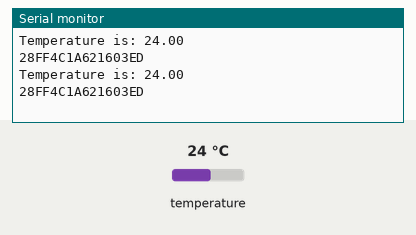
Simulated run of this program. Board: ESP8266 (Wemos D1 mini). Parts: the last lines printed to the serial monitor. The inputs (shaded band) are chosen by the test bench; at power-on: temperature 24 °C.

Above: at 3.3 s.
3.4 s: temperature set to 12 °C
At 5.1 s:
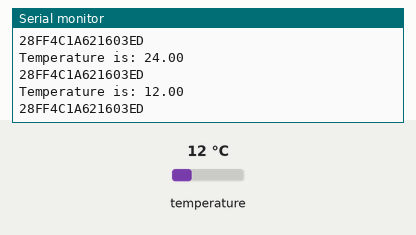
5.9 s: temperature set to 19 °C
At 6.9 s:
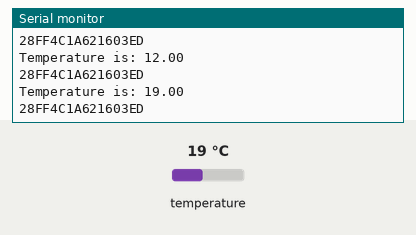
Timing chart, 0 to 8.9 s (numbered marks = the images above; inputs shaded):
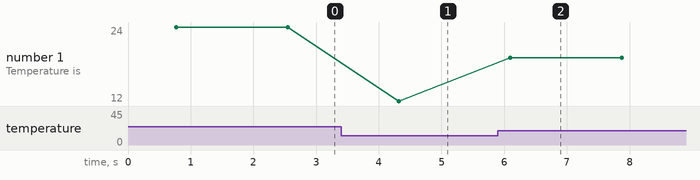

The program:

main.cpp
```cpp
#include <Arduino.h>
#include <OneWire.h>
#include <DallasTemperature.h>

// Data wire is plugged into pin 2 on the Arduino
#define ONE_WIRE_BUS D4
// Setup a oneWire instance to communicate with any OneWire devices (not just Maxim/Dallas temperature ICs)
OneWire oneWire(ONE_WIRE_BUS);
// Pass our oneWire reference to Dallas Temperature.
DallasTemperature sensors(&oneWire);

void setup() {
  Serial.begin(115200); //Begin serial communication
  Serial.println("Arduino Digital Temperature // Serial Monitor Version"); //Print a message
  sensors.begin();
  sensors.setResolution(12);
}

void loop() {
  // Send the command to get temperatures
  sensors.requestTemperatures();
  Serial.print("Temperature is: ");
  Serial.println(sensors.getTempCByIndex(0));
  DeviceAddress address={0,0,0,0,0,0,0,0};
  sensors.getAddress(address, 0);
  for (unsigned i=0; i<sizeof(address); ++i) {
    Serial.print(address[i]/16, HEX);
    Serial.print(address[i]&15, HEX);
  }
  Serial.println();
  //Update value every 1 sec.
  delay(1000);
}
```

Measured:
- after the input at 3.4 s, the serial monitor: prints a new line after 0.92 s (image 1)
- after the input at 5.9 s, the serial monitor: prints a new line after 0.20 s (image 2)
- plotted number 1: 24 → 12 after the input at 3.4 s, 12 → 19 after the input at 5.9 s
